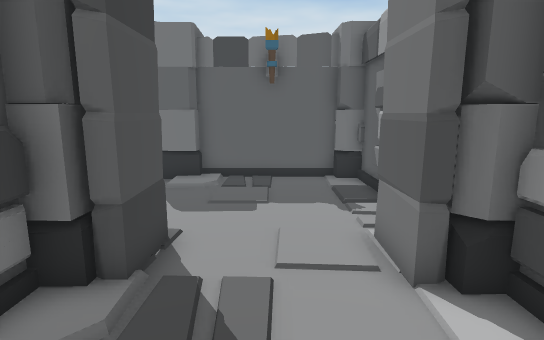
[1] (above)

16 first-person views from a walk through a scene from a Unity 3-D project. The camera is 1.3 m above the floor, tilts 10° down and sees 80° across. The floor is counted in squares, 0.5 m on a side. Each view is taken from the middle of a square. On the plan, view 1 faces up. The plan holds only what a view shows up to about 20 squares ahead; the rest is blank. The place goes on beyond the plan.

[2]
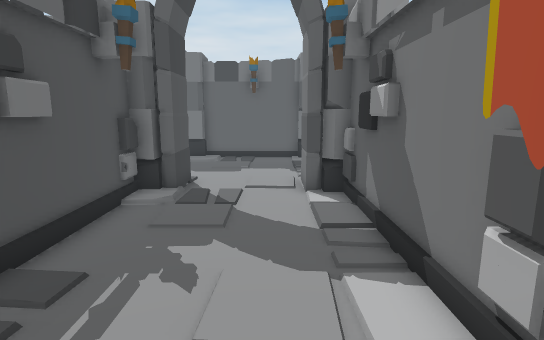

[3]
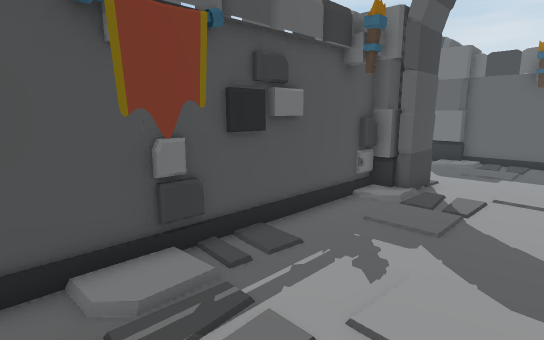

[4]
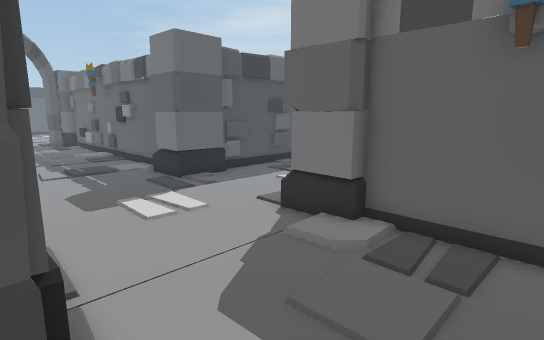

[5]
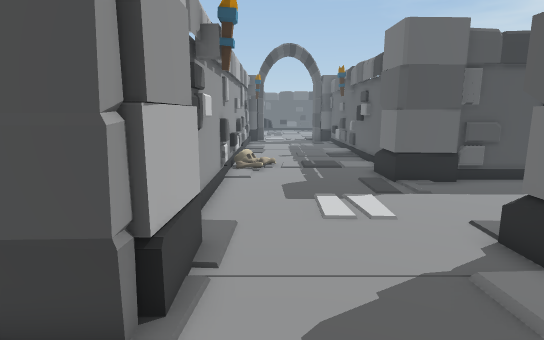

[6]
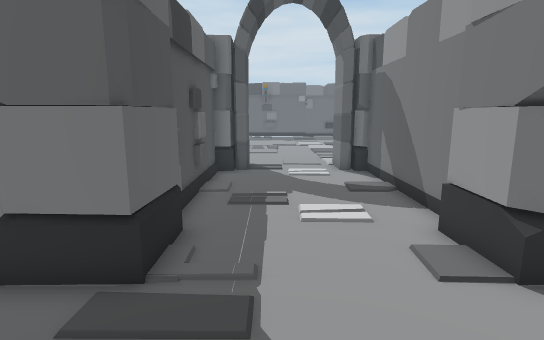

[7]
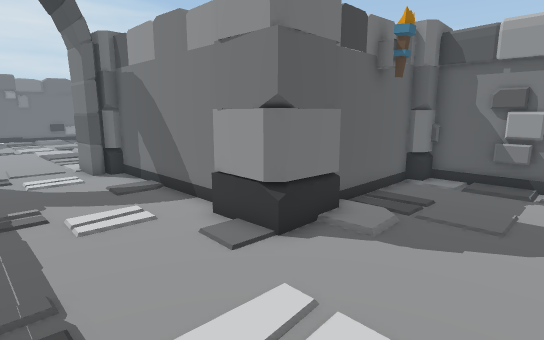

[8]
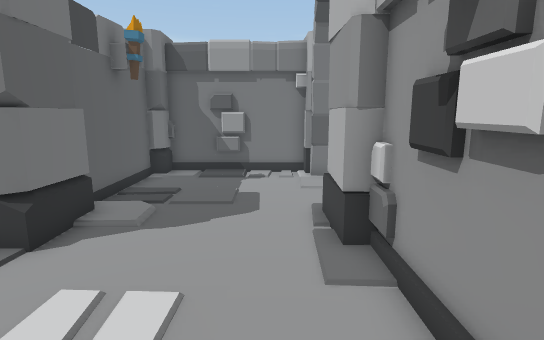

[9]
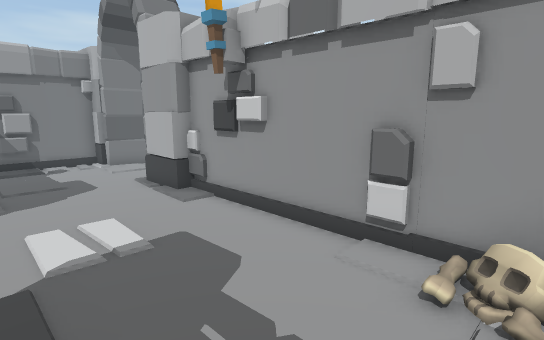

[10]
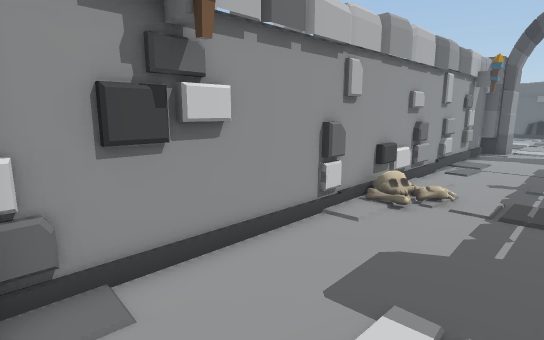

[11]
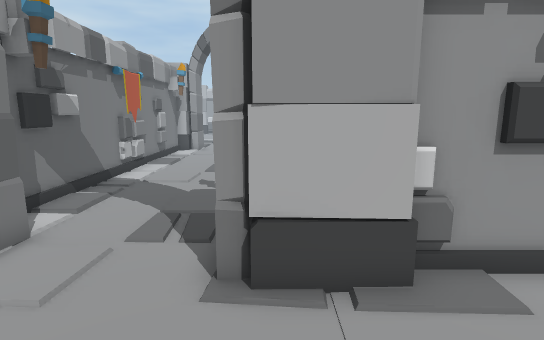

[12]
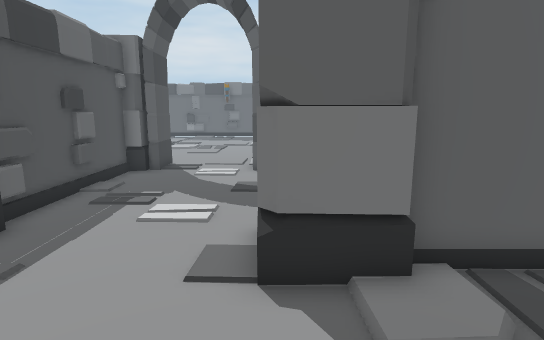

[13]
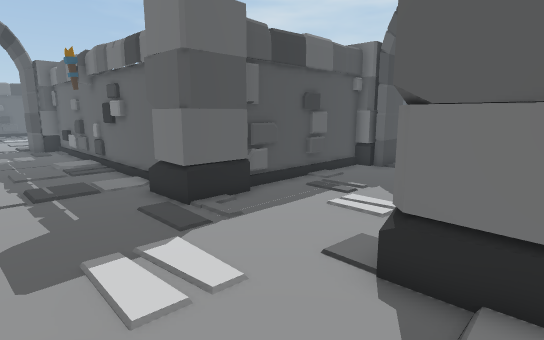

[14]
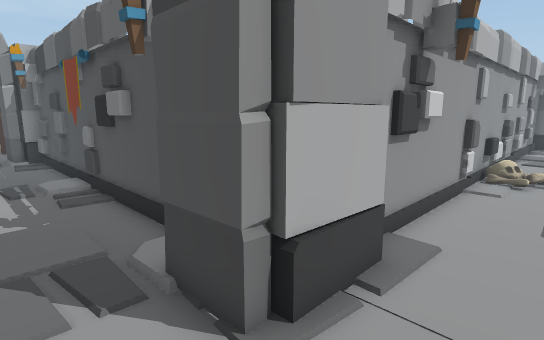

[15]
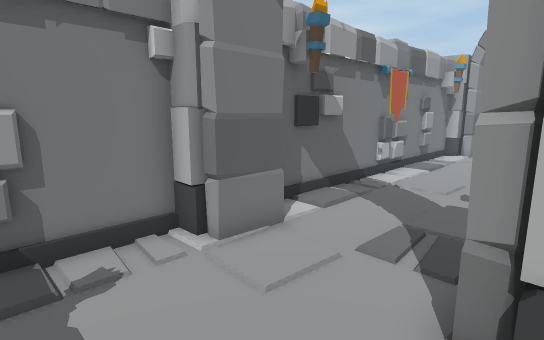

[16]
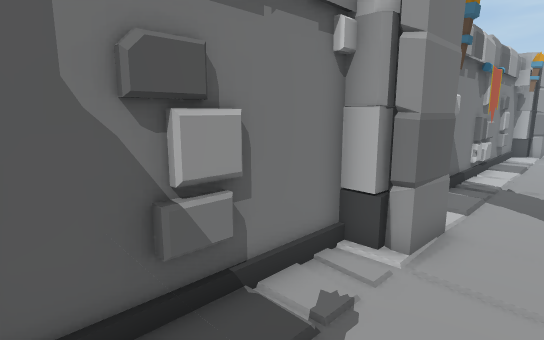

### Floor plan
Points are (right, up) in squares from view 1. A wall is a line through its corners. A room is listed if a view was taken in it or the views show most of it. See-through windows are left out.
Room 1 (views 1, 2, 3, 4)
walls: (-3.3, 2.4) (-3.3, -2.5); (-2.2, 4.5) (-2.6, 4.5); (2.6, 4.3) (2.1, 4.4) (2.1, 6.4); (2.6, 4.5) (2.1, 4.5); (3.5, -4.1) (3.5, 4.4); (-3.3, 4.4) (-3.3, 2.5); (-3.5, 4.4) (-3.5, -6.5); (3.3, -5.2) (3.3, 2.6); (-2.2, 6.4) (-2.2, 4.5) (-2.6, 4.5); (3.5, -6.5) (3.5, -4.4)
low walls: (-3.3, -4.5) (-3.3, -5.7)
ways out: opening at (0, 6.3) to room 2
Room 2 (views 5, 6, 7, 8, 9, 10, 11, 12, 13, 14, 15, 16)
walls: (-4.7, 15.4) (-4.7, 22.5); (-11.4, 16.8) (-11.4, 15.1); (-14.2, 13.4) (-21.5, 13.4); (-8.7, 6.1) (-4.9, 6.1); (-11.4, 19.9) (-11.4, 18.6) (-11.6, 18.4); (-15.9, 13.1) (-20.8, 13.1); (-2.6, 6.4) (-2.2, 6.4); (-2.6, 6.4) (-2.2, 6.4); (-13.5, 6.1) (-11.7, 6.1); (-10.1, 22.7) (-10.5, 22.7); (-5.5, 22.7) (-5.9, 22.7) (-5.9, 24.6); (-5.4, 22.7) (-5.9, 22.7); (-11.6, 22.5) (-11.6, 15.1); (2.5, 13.1) (-2.6, 13.1); (3.2, 10.3) (3.5, 10.7); (-10.1, 24.6) (-10.1, 22.8) (-10.6, 22.8); (3.3, 9.1) (3.3, 11.4); (2.1, 6.6) (2.5, 6.6); (2.1, 6.4) (2.5, 6.4); (-19.2, 6.1) (-14.9, 6.1); (3.5, 6.5) (3.5, 12.5); (-21.5, 5.9) (-4.9, 5.9)
low walls: (-2.6, 6.3) (-2.2, 6.4)
ways out: opening at (0, 6.3) to room 1
objects: bones (-15, 8); bones (-14, 7); column (-13, 13) to (-11, 15); column (-12, 23) to (-11, 24); column (-5, 5) to (-3, 7); column (-5, 13) to (-3, 15); column (3, 5) to (4, 7); column (3, 13) to (4, 14); column (5, 4)

Positions as (right, up) in squares from view 1, and headings:
1: (0, 0), facing up
2: (1, -6), facing up
3: (2, -6), facing up-left
4: (1, 6), facing up-left
5: (1, 8), facing left
6: (-9, 8), facing up
7: (-10, 8), facing up-right
8: (-11, 8), facing right
9: (-15, 12), facing down-right
10: (-5, 11), facing down-left
11: (-3, 11), facing down
12: (-5, 8), facing up
13: (-3, 8), facing up-left
14: (0, 9), facing down-left
15: (-3, 10), facing down-right
16: (0, 12), facing down-right
